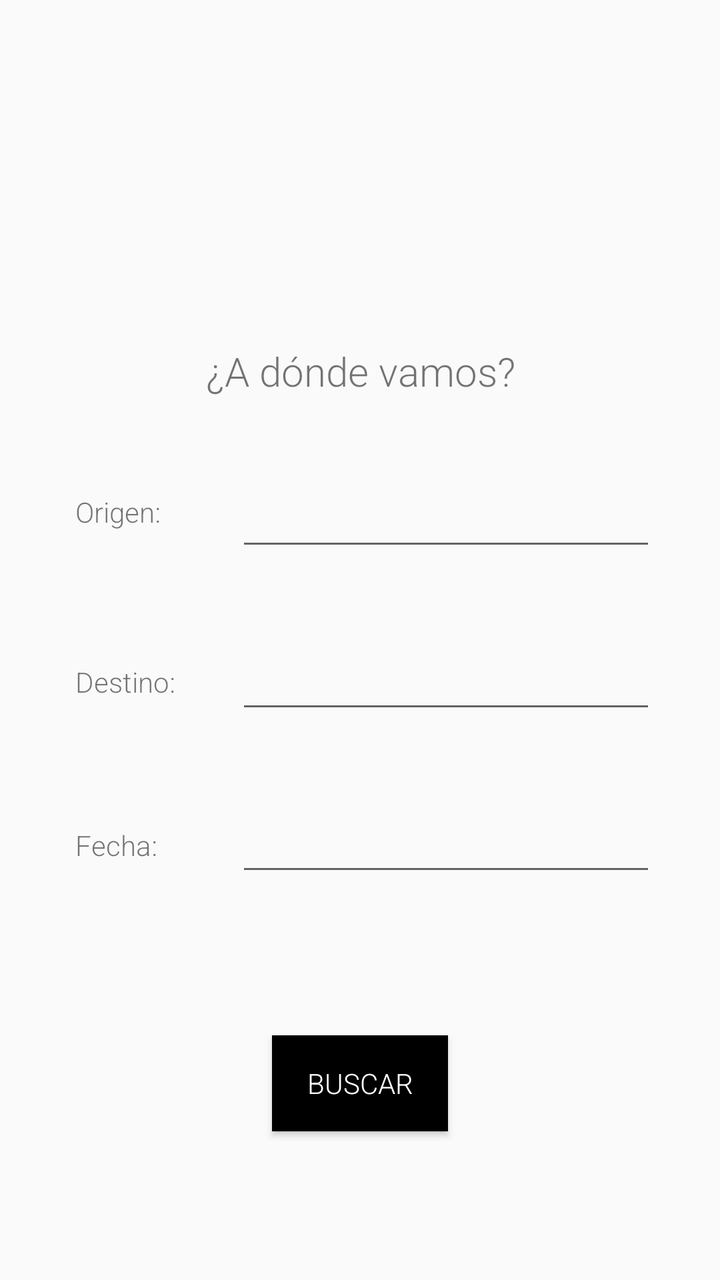
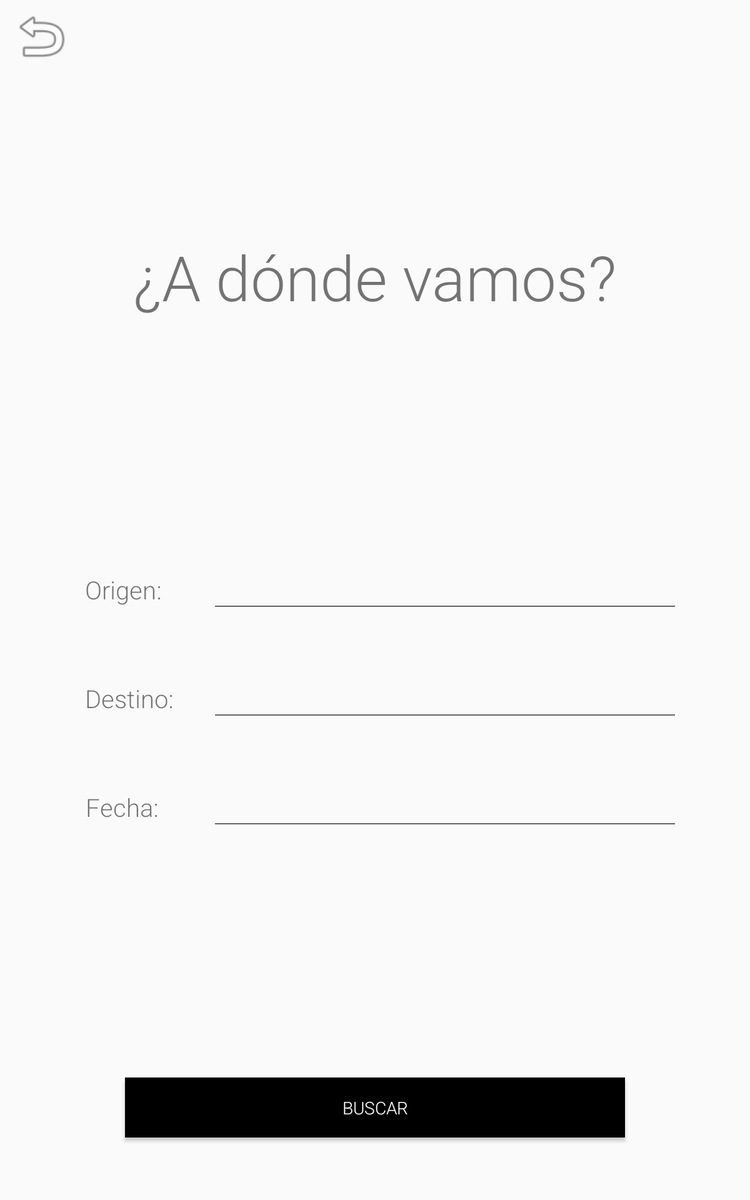

An Android layout and its configuration variant, each rendered on a device that would load it. The default file and the variant file are quoted in full after the pictures.
<!-- AndroidManifest.xml: application theme AppTheme -->
<!-- res/layout/activity_new_query.xml -->
<?xml version="1.0" encoding="utf-8"?>
<android.support.constraint.ConstraintLayout xmlns:android="http://schemas.android.com/apk/res/android"
    xmlns:app="http://schemas.android.com/apk/res-auto"
    xmlns:tools="http://schemas.android.com/tools"
    android:layout_width="match_parent"
    android:layout_height="match_parent"
    tools:context=".NewQueryActivity">

    <TextView
        android:id="@+id/textView3"
        android:layout_width="wrap_content"
        android:layout_height="wrap_content"
        android:layout_marginEnd="8dp"
        android:layout_marginLeft="8dp"
        android:layout_marginRight="8dp"
        android:layout_marginStart="8dp"
        android:layout_marginTop="172dp"
        android:text="@string/new_query_welcome_msg"
        android:textSize="20sp"
        app:layout_constraintEnd_toEndOf="parent"
        app:layout_constraintHorizontal_bias="0.502"
        app:layout_constraintStart_toStartOf="parent"
        app:layout_constraintTop_toTopOf="parent" />

    <EditText
        android:id="@+id/destination_text_view"
        android:layout_width="wrap_content"
        android:layout_height="wrap_content"
        android:layout_marginTop="40dp"
        android:ems="10"
        android:inputType="text"
        app:layout_constraintEnd_toEndOf="@+id/origin_text_view"
        app:layout_constraintStart_toStartOf="@+id/origin_text_view"
        app:layout_constraintTop_toBottomOf="@+id/origin_text_view" />

    <TextView
        android:id="@+id/textView4"
        android:layout_width="wrap_content"
        android:layout_height="wrap_content"
        android:layout_marginBottom="8dp"
        android:layout_marginEnd="8dp"
        android:layout_marginLeft="8dp"
        android:layout_marginRight="8dp"
        android:layout_marginStart="8dp"
        android:text="@string/ticket_from_msg"
        app:layout_constraintBottom_toBottomOf="@+id/origin_text_view"
        app:layout_constraintEnd_toStartOf="@+id/origin_text_view"
        app:layout_constraintStart_toStartOf="parent"
        app:layout_constraintTop_toTopOf="@+id/origin_text_view" />

    <EditText
        android:id="@+id/origin_text_view"
        android:layout_width="wrap_content"
        android:layout_height="wrap_content"
        android:layout_marginEnd="32dp"
        android:layout_marginRight="32dp"
        android:layout_marginTop="40dp"
        android:ems="10"
        android:inputType="text"
        app:layout_constraintEnd_toEndOf="parent"
        app:layout_constraintTop_toBottomOf="@+id/textView3" />

    <TextView
        android:id="@+id/textView5"
        android:layout_width="wrap_content"
        android:layout_height="wrap_content"
        android:layout_marginBottom="8dp"
        android:layout_marginEnd="8dp"
        android:layout_marginRight="8dp"
        android:layout_marginTop="8dp"
        android:text="@string/ticket_to_msg"
        app:layout_constraintBottom_toBottomOf="@+id/destination_text_view"
        app:layout_constraintEnd_toStartOf="@+id/destination_text_view"
        app:layout_constraintHorizontal_bias="0.0"
        app:layout_constraintStart_toStartOf="@+id/textView4"
        app:layout_constraintTop_toTopOf="@+id/destination_text_view"
        app:layout_constraintVertical_bias="0.454" />

    <TextView
        android:id="@+id/textView6"
        android:layout_width="wrap_content"
        android:layout_height="wrap_content"
        android:layout_marginBottom="8dp"
        android:layout_marginEnd="8dp"
        android:layout_marginRight="8dp"
        android:layout_marginTop="8dp"
        android:text="@string/ticket_date_msg"
        app:layout_constraintBottom_toBottomOf="@+id/ticket_date_text_view"
        app:layout_constraintEnd_toStartOf="@+id/ticket_date_text_view"
        app:layout_constraintHorizontal_bias="0.0"
        app:layout_constraintStart_toStartOf="@+id/textView4"
        app:layout_constraintTop_toTopOf="@+id/ticket_date_text_view" />

    <EditText
        android:id="@+id/ticket_date_text_view"
        android:layout_width="wrap_content"
        android:layout_height="wrap_content"
        android:layout_marginTop="40dp"
        android:ems="10"
        android:inputType="date"
        android:focusable="false"
        android:clickable="true"
        android:maxLines="1"
        app:layout_constraintEnd_toEndOf="@+id/destination_text_view"
        app:layout_constraintHorizontal_bias="1.0"
        app:layout_constraintStart_toStartOf="@+id/destination_text_view"
        app:layout_constraintTop_toBottomOf="@+id/destination_text_view" />

    <Button
        android:id="@+id/searchButton"
        android:layout_width="wrap_content"
        android:layout_height="wrap_content"
        android:layout_marginBottom="8dp"
        android:layout_marginEnd="8dp"
        android:layout_marginLeft="8dp"
        android:layout_marginRight="8dp"
        android:layout_marginStart="8dp"
        android:layout_marginTop="8dp"
        android:background="@android:color/black"
        android:text="@string/search_ticket_msg"
        android:textColor="@android:color/background_light"
        app:layout_constraintBottom_toBottomOf="parent"
        app:layout_constraintEnd_toEndOf="parent"
        app:layout_constraintStart_toStartOf="parent"
        app:layout_constraintTop_toBottomOf="@+id/ticket_date_text_view" />

    <ImageView
        android:id="@+id/imageView2"
        android:layout_width="114dp"
        android:layout_height="148dp"
        android:layout_marginBottom="8dp"
        android:layout_marginEnd="8dp"
        android:layout_marginLeft="8dp"
        android:layout_marginRight="8dp"
        android:layout_marginStart="8dp"
        android:layout_marginTop="8dp"
        app:layout_constraintBottom_toTopOf="@+id/textView3"
        app:layout_constraintEnd_toEndOf="parent"
        app:layout_constraintStart_toStartOf="parent"
        app:layout_constraintTop_toTopOf="parent"
        app:srcCompat="@drawable/map" />


</android.support.constraint.ConstraintLayout>
<!-- resources referenced by this layout -->
<resources>
  <string name="new_query_welcome_msg">¿A dónde vamos?</string>
  <string name="search_ticket_msg">Buscar</string>
  <string name="ticket_date_msg">Fecha:</string>
  <string name="ticket_from_msg">Origen:</string>
  <string name="ticket_to_msg">Destino:</string>
  <style name="AppTheme" parent="Theme.AppCompat.Light.DarkActionBar">
          
          <item name="colorPrimary">@color/colorPrimary</item>
          <item name="colorPrimaryDark">@color/colorPrimaryDark</item>
          <item name="colorAccent">@color/colorAccent</item>
          <item name="windowActionBar">false</item>
          <item name="windowNoTitle">true</item>
          <item name="android:fontFamily">sans-serif-light</item>
      </style>
</resources>
<!-- res/layout-sw600dp/activity_new_query.xml (the author's variant of the layout above) -->
<!-- drawn on a 7-inch tablet held upright -->
<?xml version="1.0" encoding="utf-8"?>
<android.support.constraint.ConstraintLayout xmlns:android="http://schemas.android.com/apk/res/android"
    xmlns:app="http://schemas.android.com/apk/res-auto"
    xmlns:tools="http://schemas.android.com/tools"
    android:layout_width="match_parent"
    android:layout_height="match_parent"
    tools:context=".NewQueryActivity">

    <TextView
        android:id="@+id/textView3"
        android:layout_width="wrap_content"
        android:layout_height="wrap_content"
        android:layout_marginStart="8dp"
        android:layout_marginLeft="8dp"
        android:layout_marginTop="8dp"
        android:layout_marginEnd="8dp"
        android:layout_marginRight="8dp"
        android:text="@string/new_query_welcome_msg"
        android:textSize="50sp"
        app:layout_constraintEnd_toEndOf="parent"
        app:layout_constraintStart_toStartOf="parent"
        app:layout_constraintTop_toBottomOf="@+id/imageView2" />


    <Button
        android:id="@+id/searchButton"
        android:layout_width="0dp"
        android:layout_height="wrap_content"
        android:layout_marginStart="100dp"
        android:layout_marginLeft="100dp"
        android:layout_marginEnd="100dp"
        android:layout_marginRight="100dp"
        android:layout_marginBottom="50dp"
        android:background="@android:color/black"
        android:text="@string/search_ticket_msg"
        android:textColor="@android:color/background_light"
        app:layout_constraintBottom_toBottomOf="parent"
        app:layout_constraintEnd_toEndOf="parent"
        app:layout_constraintStart_toStartOf="parent" />

    <ImageView
        android:id="@+id/imageView2"
        android:layout_width="130dp"
        android:layout_height="148dp"
        android:layout_marginStart="8dp"
        android:layout_marginLeft="8dp"
        android:layout_marginTop="32dp"
        android:layout_marginEnd="8dp"
        android:layout_marginRight="8dp"
        app:layout_constraintEnd_toEndOf="parent"
        app:layout_constraintStart_toStartOf="parent"
        app:layout_constraintTop_toTopOf="parent"
        app:srcCompat="@drawable/map" />

    <Button
        android:id="@+id/log_out_btn"
        android:layout_width="50dp"
        android:layout_height="50dp"
        android:layout_marginEnd="8dp"
        android:layout_marginLeft="8dp"
        android:layout_marginRight="8dp"
        android:layout_marginStart="8dp"
        android:layout_marginTop="4dp"
        android:background="@android:drawable/ic_menu_revert"
        app:layout_constraintEnd_toStartOf="@+id/imageView2"
        app:layout_constraintHorizontal_bias="0.0"
        app:layout_constraintStart_toStartOf="parent"
        app:layout_constraintTop_toTopOf="parent" />

    <TableLayout
        android:layout_width="0dp"
        android:layout_height="wrap_content"
        android:layout_marginStart="8dp"
        android:layout_marginLeft="8dp"
        android:layout_marginTop="8dp"
        android:layout_marginEnd="8dp"
        android:layout_marginRight="8dp"
        android:layout_marginBottom="8dp"
        android:gravity="left"
        android:padding="30dp"
        app:layout_constraintBottom_toTopOf="@+id/searchButton"
        app:layout_constraintEnd_toEndOf="parent"
        app:layout_constraintStart_toStartOf="parent"
        app:layout_constraintTop_toBottomOf="@+id/textView3">


        <android.support.constraint.ConstraintLayout
            android:id="@+id/tableRow3"
            android:layout_width="match_parent"
            android:layout_height="match_parent"
            android:gravity="left"
            android:padding="10dp">

            <TextView
                android:id="@+id/textView4"
                android:layout_width="wrap_content"
                android:layout_height="wrap_content"
                android:layout_marginStart="20dp"
                android:layout_marginLeft="20dp"
                android:layout_marginTop="20dp"
                android:layout_marginBottom="20dp"
                android:gravity="center_horizontal"
                android:text="@string/ticket_from_msg"
                android:textSize="20sp"
                app:layout_constraintBottom_toBottomOf="parent"
                app:layout_constraintStart_toStartOf="parent"
                app:layout_constraintTop_toTopOf="parent" />

            <EditText
                android:id="@+id/destination_text_view"
                android:layout_width="0dp"
                android:layout_height="wrap_content"
                android:layout_marginStart="120dp"
                android:layout_marginLeft="120dp"
                android:layout_marginTop="8dp"
                android:layout_marginEnd="8dp"
                android:layout_marginRight="8dp"
                android:layout_marginBottom="8dp"
                android:ems="10"
                android:gravity="center_horizontal"
                android:inputType="text"
                android:textSize="20sp"
                app:layout_constraintBottom_toBottomOf="parent"
                app:layout_constraintEnd_toEndOf="parent"
                app:layout_constraintStart_toStartOf="parent"
                app:layout_constraintTop_toTopOf="parent" />

        </android.support.constraint.ConstraintLayout>

        <android.support.constraint.ConstraintLayout
            android:id="@+id/tableRow"
            android:layout_width="wrap_content"
            android:layout_height="match_parent"
            android:gravity="left"
            android:padding="10dp">

            <TextView
                android:id="@+id/textView5"
                android:layout_width="0dp"
                android:layout_height="wrap_content"
                android:layout_marginStart="20dp"
                android:layout_marginLeft="20dp"
                android:layout_marginTop="20dp"
                android:layout_marginBottom="20dp"
                android:gravity="center_horizontal"
                android:text="@string/ticket_to_msg"
                android:textSize="20sp"
                app:layout_constraintBottom_toBottomOf="parent"
                app:layout_constraintStart_toStartOf="parent"
                app:layout_constraintTop_toTopOf="parent" />

            <EditText
                android:id="@+id/origin_text_view"
                android:layout_width="0dp"
                android:layout_height="wrap_content"
                android:layout_marginStart="120dp"
                android:layout_marginLeft="120dp"
                android:layout_marginTop="8dp"
                android:layout_marginEnd="8dp"
                android:layout_marginRight="8dp"
                android:layout_marginBottom="8dp"
                android:ems="10"
                android:gravity="center_horizontal"
                android:inputType="text"
                android:textSize="20sp"
                app:layout_constraintBottom_toBottomOf="parent"
                app:layout_constraintEnd_toEndOf="parent"
                app:layout_constraintStart_toStartOf="parent"
                app:layout_constraintTop_toTopOf="parent" />

        </android.support.constraint.ConstraintLayout>


        <android.support.constraint.ConstraintLayout
            android:id="@+id/tableRow2"
            android:layout_width="match_parent"
            android:layout_height="match_parent"
            android:gravity="left"
            android:padding="10dp">

            <TextView
                android:id="@+id/textView6"
                android:layout_width="0dp"
                android:layout_height="wrap_content"
                android:layout_marginStart="20dp"
                android:layout_marginLeft="20dp"
                android:layout_marginTop="20dp"
                android:layout_marginBottom="20dp"
                android:gravity="center_horizontal"
                android:text="@string/ticket_date_msg"
                android:textSize="20sp"
                app:layout_constraintBottom_toBottomOf="parent"
                app:layout_constraintStart_toStartOf="parent"
                app:layout_constraintTop_toTopOf="parent" />

            <EditText
                android:id="@+id/ticket_date_text_view"
                android:layout_width="0dp"
                android:layout_height="wrap_content"
                android:layout_marginStart="120dp"
                android:layout_marginLeft="120dp"
                android:layout_marginTop="8dp"
                android:layout_marginEnd="8dp"
                android:layout_marginRight="8dp"
                android:layout_marginBottom="8dp"
                android:clickable="true"
                android:ems="10"
                android:focusable="false"
                android:gravity="center_horizontal"
                android:inputType="date"
                android:maxLines="1"
                android:textSize="20sp"
                app:layout_constraintBottom_toBottomOf="parent"
                app:layout_constraintEnd_toEndOf="parent"
                app:layout_constraintStart_toStartOf="parent"
                app:layout_constraintTop_toTopOf="parent" />

        </android.support.constraint.ConstraintLayout>

    </TableLayout>

    <android.support.constraint.Guideline
        android:id="@+id/guideline3"
        android:layout_width="wrap_content"
        android:layout_height="wrap_content"
        android:orientation="vertical"
        app:layout_constraintGuide_percent="0.1" />

    <android.support.constraint.Guideline
        android:id="@+id/guideline4"
        android:layout_width="wrap_content"
        android:layout_height="wrap_content"
        android:orientation="vertical"
        app:layout_constraintGuide_percent="0.9036458" />


</android.support.constraint.ConstraintLayout>
